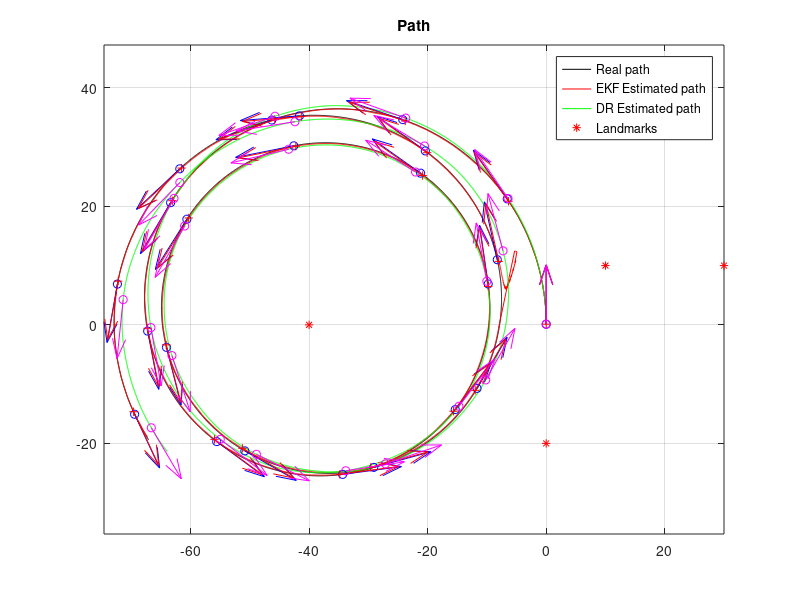
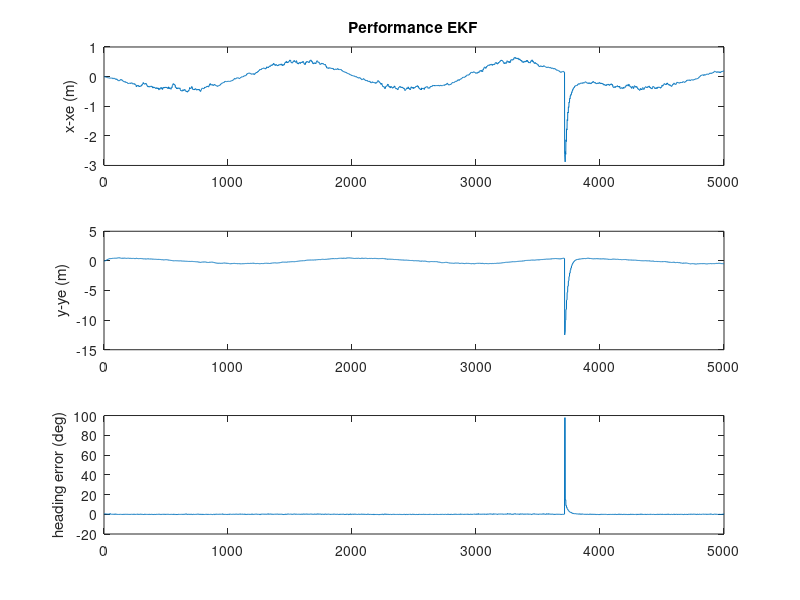
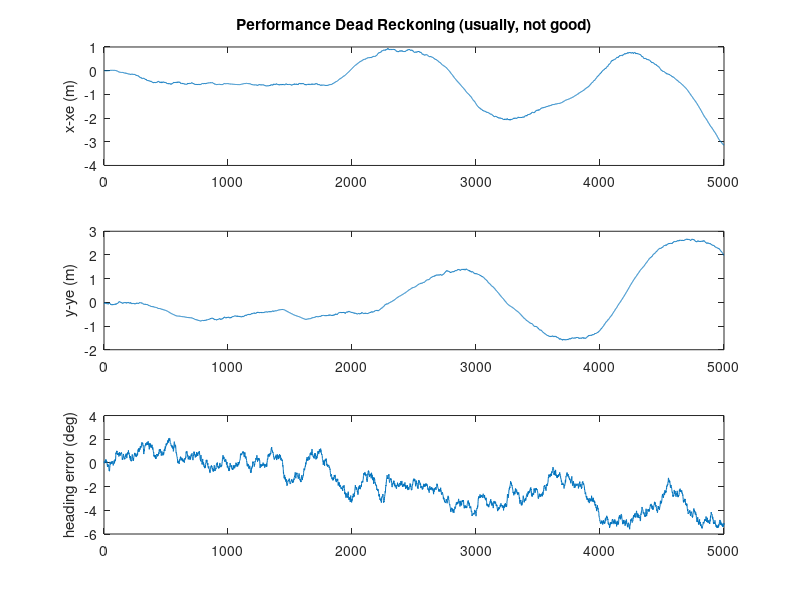

The MATLAB script that drew these images, in order:
% DemoEKF.m - version 2020.T1
% MRTN4010 - S1.2020
% Example using Extended Kalman Filter (EKF) for the localization problem, using LIDAR range observations.
% Read and analyze this progam; it wll be used on Project 2.


% Note#1:
% For each "LIDAR scan" we extract the detected landmarks and then we use their ranges to update the estimated 
% states (3DoF: 2D position and heading of the platform).  
% Even frequently using "just" one range (related to some landmark) the estimator is
% able to estimate the pose (position and heading, 3DoF)!!!
% Q: How is this possible?
% A: This is because in addition to the observation model we use the process model (which correlates the states in time) as well.
% As the robot moves then we obtain several observations from different poses (and at different times).
% This system is what is said to be "Observable" 
% (its internal states can be estimated by observing its "outputs", in this case we measure the robot's distance to certain landmark/landmarks).

% it seems that having just range (1D) and certain process model we would
% be able to estimate (x,y, Phi)  (3DoF)! 
% analogy/question: can we do stereo vision with a perfect process model and just 1 eye? 
% analogy/question: can we do stereo vision with a "good but not perfect" process model and just 1 eye? 
% answer: YES; this problem is called "mapping" (given, approximately, out position, we estimate the position of OOIs)


% Note#2: in this simulation we run the process model at certain frequency
% (dt=50ms), however we do not assume we get measurements (for the observations) at that sample
% rate (that situation would be great!, but it is not always possible). We assume observations have a slower sample rate. This
% is to show that even for a poor system (observing at low rate) the estimation process is still good and feasible. 


%Note #3:
% You can change many things in this simulation (that is the beauty of testing things under simulations):
% 1)  the geographical distribution and number of landmarks.
% 2)  the noise's standard deviations in the inputs of the kinematic model of the vehicle
% 3)  the noise's standard deviations of range measurements
% 4)  the sampling rate of the scanner
% 5)  the inputs to the process (speed and angular rate)
% and a lot of things for experimenting!


% You will be requested, in a subsequent project, to 
%  1) Modify the update stage of the EKF for accepting bearing observations.
%  2) Adapt the Q matrix used in the prediction step, for properly
%  considering the noise that pollutes the model's inputs.



% Note4:  IMPORTANT
% a) You will need to modify the EKF update stage in order to deal with the
% cases:   Bearing Only and Range+Bearing (as required in a subsequent project).

% b) you need to adapt the Q matrix in the prediction stage, in order to
% consider the noise that pollutes the inputs of the process model (speed
% and gyroZ). Follow the approach presented in the lecture notes, in file
% "MTRN4010_L06_Noise_in_the_inputs_of_ProcessModel.pdf"

%---------------------------------

% In this problem we have a kinematic model of the platform ( our "process
% model"). The inputs, u(t), of the model are 2 :
%    a)  platform's speed (measured at the middle point between the back wheels) 
%    b)  Wz (yaw/heading angular rate), measured through  IMU's gyros.


% by J. Guivant for MRTN4010's students, Session T1.2020



function main()


% .....................................................
% Here I define the magnitude of the "noises", which I assume are present, 
% polluting mesurements, models, etc.  
% (we are simulating those noises, so we can try whatever we want.) 

% Standard deviation of the error in the angular rate sensor. 
stdDevGyro = 2*pi/180;        
% 2 degrees/second , standard deviation of the gyros' noise
% you have seen, when playing with our real IMU's data that, after removing the
% bias, the random error present in the gyros' measurements should be lower than 2 deg/sec.
% so, this one seems realistic.

% Standard deviation of the error in the speed's measurements
stdDevSpeed = 0.15;   % We simulate a lot of error!  (very difficult case). 
% Speed-meter's error = 0.15m/sec; actually, a low quality speed sensor! (it
% may be the case, in cartain terrains in which platform's traction is not good.)

% ... errors in the range measurements (25cm, standard dev.)
sdev_rangeMeasurement = 0.25 ;          % std. of noise in range measurements. 0.25m
% this is more than the error you would have with our laser scanner.
sdev_angleMeasurement = pi/360; % half a degree.

% .....................................................

% some parameters, for the simulation context.
Dt=0.05 ;                       % "sample time", 50ms
Li = 5000 ;                     % "experiment" duration, in iterations 
DtObservations=0.250 ;          % laser "sample time" (for observations), 4Hz, approximately


% .....................................................
% Here, I create a virtual map, because this program works on a simulated process.
% (in a real case you would have a real map)

% How many landmarks do you want to use?  
n_usedLanmarks = 4 ;    %it must be : 0 < n_usedLanmarks <5, but you can modify the function "CreateSomeMap()" to extend it.
% just to create some landmarks
% if you specify "n_usedLanmarks = 0", you would not have observations
% (i.e. no updates, just predictions )

global NavigationMap;
NavigationMap = CreateSomeMap(n_usedLanmarks) ;  %creates a artificial map!
% ................................................


% In variables "Xe" and "P" :These are the EKF ESTIMATES (Expected value and covariance matrix)
% Initial conditions of the estimates (identical to the real ones, as in
% the lab)( I Assume we know the initial condition of the system)
estimatesVector = [ 0; 0; pi/2 ] ; 
P = zeros(3,3) ;            % initial quality --> perfect (covariance =zero )
% Why perfect? (BECAUSE in this case we DO ASSUME we know perfectly the initial condition)

% These are the "open-loop" dead reckoning ESTIMATES
deadReckoningVector = [ 0; 0;pi/2 ] ;

% Some buffers to store the intermediate values during the experiment (so we can plot them, later)
Xreal_History= zeros(3,Li) ;
Xe_History= zeros(3,Li) ;
XeDR_History= zeros(3,Li) ;

% .....................................................
% I assume that every time we apply the process model to predict the evolution of the system for a 
% perdiod of time of Dt (50ms) we introduce uncertainty of 0.01m standard deviation on X, 
% similar uncertainty on Y and 1 degree (a lot!) on the heading's estimation
% Q  =zeros(3,3) ;  Q(1,1) = (0.01)^2 ; Q(2,2) =Q(1,1)  ; Q(3,3) = (1*pi/180)^2 ;
% Although you can use this proposed Q, it can be improved. Read
% "MTRN4010_L06_Noise_in_the_inputs_of_ProcessModel.pdf" in order to implement a good refinement. 

Q = diag( [ (0.01)^2 ,(0.01)^2 , (1*pi/180)^2]) ;
% Q matrix. Represent the covariance of the uncertainty about the process model.
Pu = diag([0.2, pi/180]);
% .....................................................


time=0 ;
% initialize the simulator of process (the "real system").
InitSimulation(stdDevSpeed,stdDevGyro,sdev_rangeMeasurement,DtObservations);
% (BTW: this is just a simulation to replace the real system, because we,
% for the moment, do not have the real system. )

clc();
disp('Running full simulation, OFF line. Please wait...');

% .....................................................    
for i=1:Li,     % loop
    
    %pause(dt) ;   % NO delay, I want to run this in a fast off-line SIMULATION, so ASAP.
    
    time = time+Dt ;    
    SimuPlatform(time,Dt);      % because NOW I do not have a real system, I simulate it.


    % I ask about the inputs to the Process Model.
    % The inputs I will be told are polluted versions of the real inputs.
    [Noisy_speed,Noisy_GyroZ]=GetProcessModelInputs();
    % in the real case we should measure the real inputs (gyros and speedmeter)

    % run our "open-loop" estimation (just dead-reckoning)
    deadReckoningVector = RunProcessModel(deadReckoningVector,Noisy_speed,Noisy_GyroZ,Dt);
    
    
    % -------- THIS IS THE ACTUAL EKF! ------------------------

    % ------ EKF's prediction: applies the prediction step (i.e. Porcess model). 
    % Estimate new covariance, associated to the state after prediction
    % First , I evaluate the Jacobian matrix of the process model (see lecture notes), at X=X(k|k).
    % You should write the analytical expression on paper to understand the following line.
    J = [[1, 0, -Dt*Noisy_speed*sin(estimatesVector(3))]; [0, 1, Dt*Noisy_speed*cos(estimatesVector(3))]; [ 0, 0, 1 ]] ; 
     
    % ATTENTION: we need, in our case, to propose a consistent Q matrix (this is part of your assignment!)
        
    % And, here, we calculate the predicted expected value. 
    estimatesVector = RunProcessModel(estimatesVector,Noisy_speed,Noisy_GyroZ,Dt);
    %  Xe(k+1|k) = f( Xe(k|k), u(k) )    % "Xe" means expected value.
    % in our case, we do not perfectly know the inputss u(k), but me measure them (which are noisy)
    % note: we reuse the same variable Xe (we do not need to remember Xe(k|k), so we overwrite it.)
    
    % then I calculate the new covarience, after the prediction P(K+1|K) = J*P(K|K)*J'+F*Pu*F'+Q;
    F = [Dt*cos(estimatesVector(3)) 0; Dt*sin(estimatesVector(3)) 0; 0 Dt];
    P = J*P*J' + F*Pu*F'+ Q;
    
    % so, here/now, the variable "Xe" contains "X^(k+1|k)"   ("X^" means "X hat", i.e. predicted expected value of X(k+1) )
    % and the variable "P" is "P(k+1|k)".
        
   % The predition step, for this iteration, is done.

    % .. Get range measuremens, if those are available.
    [nDetectedLandmarks,MeasuredRanges, MeasuredAngles, IDs]=GetObservationMeasurements();
    
    % if measurements are avaiable ==> we perform the related updates.
    if nDetectedLandmarks>0,     % any laser data and detected landmarks?
     
        % Because there are available obsevations ==> I perform EKF update\updates.
   
        % --------------- EKF update (observations)
        % Because this observation function is non-linear--> we need to get the Jacobians of h(X).
        % Jacobian for range only measurements (evaluated at the current expected value -->Xe)    
        
        % sqrt( (xi-x)^2+(yi-y)^2 ) for all the seen landmarks. I will need
        % this term for the next calculations.
        
        % for the sake of simplicity in this example, we perform an EKF update for each of the observations.
        for u=1:nDetectedLandmarks,
         
            ID = IDs(u);            % landmark ID?    (in "real life", this is provided by the "data association")
            
            % some auxiliary variables.
            d  = 0.46;
            x = estimatesVector(1);
            y = estimatesVector(2);
            phi = estimatesVector(3);
            eX = (NavigationMap.landmarks(ID,1) - x - d*cos(phi));      % (xu-x)
            eY = (NavigationMap.landmarks(ID,2) - y - d*sin(phi));      % (yu-y)
            eDist = sqrt(eX*eX + eY*eY); %   so : sqrt( (xu-x)^2+(yu-y)^2 )
            ePhi = atan2(eY,eX) - phi;
        
            % here is it. "H". I reuse some previous calculations.
            H = [-eX/eDist, -eY/eDist, (sin(ePhi)*d*eX - cos(ePhi)*d*eY)/eDist; ...
                 eY/(eDist^2), -eX/(eDist^2), (-d*(sin(ePhi)*eY + cos(ePhi)*eX)/(eDist^2)-1)]; % -d*(sin(ePhi)*eY/eDist^2 + cos(ePhi)*eX/(eDist^2))
             % Jacobian of h(X); size 2x3
             % see/read the lecture notes about EKF applied for implementing the localizer.   
            
            % the expected distances to this landmark ( "h(Xe)" )
            % the "Expected output".
            ExpectedRange = eDist;   % just a coincidence: we already calculated them for the Jacobian, so I reuse it. 
            ExpectedAngle = ePhi;
        
            % Evaluate residual (innovation)  "Y-h(Xe)" 
            %(measured output value - expected output value)
            z  = [MeasuredRanges(u) - ExpectedRange; MeasuredAngles(u) - ExpectedAngle] ;      

            % ------ covariance of the noise/uncertainty in the measurements
            R = diag([sdev_rangeMeasurement*sdev_rangeMeasurement*4, sdev_angleMeasurement*sdev_angleMeasurement*4]) ;
            % I multiply by 4 because I want to be conservative and assume
            % twice the standard deviation that I believe does happen.
        
            % Some intermediate steps for the EKF (as presented in the lecture notes)
            S = R + H*P*H';
            iS=inv(S);                 % iS = inv(S) ;   % in this case S is 1x1 so inv(S) is just 1/S
            K = P*H'*iS ;           % Kalman gain
            % ----- finally, we do it...We obtain  X(k+1|k+1) and P(k+1|k+1)
            
            estimatesVector = estimatesVector+K*z ;       % update the  expected value
            P = P-K*H*P ;       % update the Covariance % i.e. "P = P-P*H'*iS*H*P"  )
            % -----  individual EKF update done ...
        
            % Loop to the next observation based on available measurements..
        end;  
       
       % Here, all available EKF updates have been done.
       % which means that the variable Xe contains X^(k+1|k+1); and P is P(k+1|k+1); the
       % expected value and covariance matrix, respectively, of the POSTERIOR PDF about X(k+1)
       
       
    end;  
     
     % -------- store some current variables, to plot later, at the end. 
     Xreal_History(:,i) = GetCurrentSimulatedState() ;
     Xe_History(:,i)    = estimatesVector ;
     XeDR_History(:,i)  = deadReckoningVector ;

end ;                           % end of while loop



fprintf('Done. Showing results, now..\n');
% now, we can see the resutls.
% PLOT some results. 
SomePlots(Xreal_History,Xe_History,XeDR_History,NavigationMap) ;


return ;        



% =========================================================================
% --- THIS IS THE PROCESS MODEL of MY SYSTEM. (it is a Kinemetic model)
    
function Xnext=RunProcessModel(X,speed,GyroZ,dt) 
    Xnext = X + dt*[ speed*cos(X(3)) ;  speed*sin(X(3)) ; GyroZ ] ;
return ;


% =========================================================================
% ========== Simulation functions - (used for simulation of "real" platform and
% for the process model of the EKF.
% When we apply the EKF on a real case, we do NOT need this part.


function [ranges, angles, IDs] = GetMeasurementsFomNearbyLandmarks(X,map)
    
    if map.nLandmarks>0,
        dx= map.landmarks(:,1) - X(1) ;
        dy= map.landmarks(:,2) - X(2) ;
        ranges = sqrt((dx.*dx + dy.*dy)) ;
        angles = atan2(dy, dx) - X(3);
        IDs = [1:map.nLandmarks];
    else,
        IDs=[];ranges=[];angles=[];
    end;
    % I simulate I measure/detect all the landmarks, however there can be
    % cases where I see just the nearby ones.
    
return ;


% here I propose some speed and angular rate inputs. 
% in real cases, they do happen, we do not propose them.
function [speed,GyroZ] = SimuControl(X,t)
    speed = 2 ;                                         % cruise speed, 2m/s  ( v ~ 7km/h)
    GyroZ = 3*pi/180 + sin(0.1*2*pi*t/50)*.02 ;         % some crazy driver moving the steering wheel...
return ;


% here I propose some map of landmarks. 
% in real cases, we do not create it, synthetically, like here.
function map = CreateSomeMap(n_used)
    n_used = max(0,min(4,n_used));      % accepts no less than 1, no more than 4. 
    
    landmarks = [  [ -40,0 ];[ -0,-20 ];[ 10,10 ] ;[ 30,10 ]  ] ;   
    % you may modify this list, in case you want to add more landmarks to the navigation map.
    
    map.landmarks = landmarks(1:n_used,:) ;
    map.nLandmarks = n_used ;
return ;





function InitSimulation(stdDevSpeed,stdDevGyro,sdev_rangeMeasurement,DtObservations)
    global ContextSimulation;
    ContextSimulation.Xreal = [ 0; 0;pi/2 ] ;     % [x;y;phi]
    ContextSimulation.stdDevSpeed = stdDevSpeed;
    ContextSimulation.stdDevGyro = stdDevGyro;
    ContextSimulation.Xreal = [0;0;pi/2];
    ContextSimulation.speed=0;
    ContextSimulation.GyroZ=0;
    ContextSimulation.sdev_rangeMeasurement=sdev_rangeMeasurement;
    ContextSimulation.DtObservations=DtObservations;
    ContextSimulation.timeForNextObservation= 0;
    ContextSimulation.CurrSimulatedTime=0;
return;


function [Noisy_speed,Noisy_GyroZ]=GetProcessModelInputs()
    % .....................................................
    % add noise to simulate real conditions
    % WHY? to be realistic. When we measure things the measurements are polluted with noise, So I simulated that situation by adding random
    % noise to the perfect measurements (the ones I get from the simulated "real" platform.
    global ContextSimulation;
    Noisy_speed =ContextSimulation.speed+ContextSimulation.stdDevSpeed*randn(1) ;
    Noisy_GyroZ =ContextSimulation.GyroZ+ContextSimulation.stdDevGyro*randn(1);
return;


% NOTE: in a subsequent project, you will apply the EKF for estimating the states of the real
% system. In such cases You DO NOT ADD ANY NOISE to the real
% measurements!!!!. We add noise, here, because we want to simulate a real
% case, always having noise polluting our measurements.


function  SimuPlatform(time,Dt)
    global ContextSimulation;    
    
    % simulate some crazy driver for the car..
    [ContextSimulation.speed,ContextSimulation.GyroZ] = SimuControl(ContextSimulation.Xreal,time) ;      % read kinematic model inputs, ideal ones
    % .........................................
    % simulate one step of the "real system":  Xreal(time)
    ContextSimulation.Xreal = RunProcessModel(ContextSimulation.Xreal,ContextSimulation.speed,ContextSimulation.GyroZ,Dt) ;
    ContextSimulation.CurrSimulatedTime = ContextSimulation.CurrSimulatedTime+Dt;
return;


function [nDetectedLandmarks,MeasuredRanges, MeasuredAngles,IDs]=GetObservationMeasurements(map)
    global ContextSimulation NavigationMap;       
   
    if ContextSimulation.CurrSimulatedTime<ContextSimulation.timeForNextObservation,
        % no measurements of outputs at this time.
        nDetectedLandmarks=0;
        MeasuredRanges=[];
        MeasuredAngles=[];
        IDs=[];
        return;
    end;
        
    ContextSimulation.timeForNextObservation = ContextSimulation.timeForNextObservation+ContextSimulation.DtObservations;
    
    % get simulated range measurements (actual system), in this case the
    % simulated platform.
        [RealRanges, RealAngles, IDs] = GetMeasurementsFomNearbyLandmarks(ContextSimulation.Xreal,NavigationMap) ;
                % ...................................................
        nDetectedLandmarks = length(RealRanges) ;
      
        
        if (nDetectedLandmarks<1)       % no detected landmarks...
            MeasuredRanges=[]; MeasuredAngles=[]; IDs=[];    return ; 
        end;
        
        
        % Here I corrupt the simulated measurements by adding some random noise (to simulate the noise that would be present in the reality)
        % this is the noise:
        noiseInMeasurements= ContextSimulation.sdev_rangeMeasurement*randn(size(RealRanges));
        % here I add it to the perfect ranges' measurements
        MeasuredRanges = RealRanges +  noiseInMeasurements;
        % so MeasuredRanges are the measurements polluted with
        % noise. I get the "perfect measurements" from the simulated
        % platform.
        % in real life they arrive already polluted!
        MeasuredAngles = RealAngles; % Unpolluted.
        
        
 return;

 
    function X=GetCurrentSimulatedState()
        global ContextSimulation;
        X=ContextSimulation.Xreal;
        
        
     return;   

% -------------end simulation functions -----------------------------------------------


% ====================================================
% --- This is JUST for ploting the results
function SomePlots(Xreal_History,Xe_History,Xdr_History,map) ;



figure(2) ; clf ; hold on ;
plot(Xreal_History(1,:),Xreal_History(2,:),'k') ;
plot(Xe_History(1,:),Xe_History(2,:),'r') ;
plot(Xdr_History(1,:),Xdr_History(2,:),'g') ;
if (map.nLandmarks>0),   
    plot(map.landmarks(:,1),map.landmarks(:,2),'*r') ;
    legend({'Real path','EKF Estimated path','DR Estimated path','Landmarks'});
else
    legend({'Real path','EKF Estimated path','DR Estimated path'});
end;    





% show vectors, for visualizing heading, at a small number of points.
ii = [1:225:length(Xe_History(1,:))] ;
m=10;
quiver(Xreal_History(1,ii),Xreal_History(2,ii),m*cos(Xreal_History(3,ii)),m*sin(Xreal_History(3,ii)),'b','AutoScale','off','Marker','o' ) ;
quiver(Xe_History(1,ii),Xe_History(2,ii),m*cos(Xe_History(3,ii)),m*sin(Xe_History(3,ii)),'r','AutoScale','off','Marker','+') ;
quiver(Xdr_History(1,ii),Xdr_History(2,ii),m*cos(Xdr_History(3,ii)),m*sin(Xdr_History(3,ii)),'m','AutoScale','off','Marker','o' ) ;




axis equal ;

title('Path') ;
zoom on ; grid on; box on;

% --------- plot errors between EKF estimates and the real values
figure(3) ; clf ; 
Xe=Xe_History;
subplot(311) ; plot(Xreal_History(1,:)-Xe(1,:)) ;ylabel('x-xe (m)') ;
title('Performance EKF') ;
subplot(312) ; plot(Xreal_History(2,:)-Xe(2,:)) ;ylabel('y-ye (m)') ;
subplot(313) ; plot(180/pi*(Xreal_History(3,:)-Xe(3,:))) ;ylabel('heading error (deg)') ;

figure(4) ; clf ; 
Xe=Xdr_History;
subplot(311) ; plot(Xreal_History(1,:)-Xe(1,:)) ;ylabel('x-xe (m)') ;
title('Performance Dead Reckoning (usually, not good)') ;
subplot(312) ; plot(Xreal_History(2,:)-Xe(2,:)) ;ylabel('y-ye (m)') ;
subplot(313) ; plot(180/pi*(Xreal_History(3,:)-Xe(3,:))) ;ylabel('heading error (deg)') ;
Xe=[];

return ;
% -------------------------------------------------------------------------


%  Jose Guivant -  AAS -Session 1.2020
%  Questions:     email to : j.guivant@unsw.edu.au


% -------------------------------------------------------------------------


